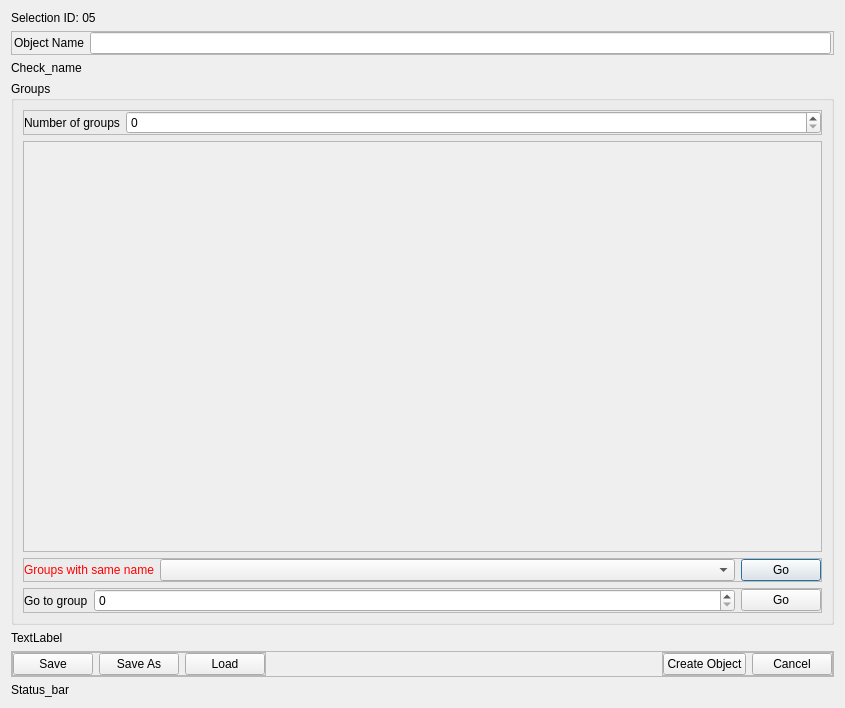
<?xml version="1.0" encoding="UTF-8"?>
<ui version="4.0">
 <class>Dialog</class>
 <widget class="QDialog" name="Dialog">
  <property name="geometry">
   <rect>
    <x>0</x>
    <y>0</y>
    <width>845</width>
    <height>708</height>
   </rect>
  </property>
  <property name="windowTitle">
   <string>Dialog</string>
  </property>
  <layout class="QVBoxLayout" name="verticalLayout">
   <item>
    <widget class="QLabel" name="label_14">
     <property name="text">
      <string>Selection ID: 05</string>
     </property>
    </widget>
   </item>
   <item>
    <widget class="QFrame" name="frame_21">
     <property name="sizePolicy">
      <sizepolicy hsizetype="Expanding" vsizetype="Preferred">
       <horstretch>0</horstretch>
       <verstretch>0</verstretch>
      </sizepolicy>
     </property>
     <property name="locale">
      <locale language="English" country="UnitedStates"/>
     </property>
     <property name="frameShape">
      <enum>QFrame::Shape::StyledPanel</enum>
     </property>
     <property name="frameShadow">
      <enum>QFrame::Shadow::Raised</enum>
     </property>
     <layout class="QHBoxLayout" name="horizontalLayout_20">
      <property name="leftMargin">
       <number>2</number>
      </property>
      <property name="topMargin">
       <number>0</number>
      </property>
      <property name="rightMargin">
       <number>2</number>
      </property>
      <property name="bottomMargin">
       <number>0</number>
      </property>
      <item>
       <widget class="QLabel" name="label_19">
        <property name="text">
         <string>Object Name</string>
        </property>
       </widget>
      </item>
      <item>
       <widget class="QLineEdit" name="lineEdit_6"/>
      </item>
     </layout>
    </widget>
   </item>
   <item>
    <widget class="QLabel" name="label_17">
     <property name="sizePolicy">
      <sizepolicy hsizetype="Expanding" vsizetype="Preferred">
       <horstretch>0</horstretch>
       <verstretch>0</verstretch>
      </sizepolicy>
     </property>
     <property name="text">
      <string>Check_name</string>
     </property>
     <property name="wordWrap">
      <bool>true</bool>
     </property>
    </widget>
   </item>
   <item>
    <widget class="QGroupBox" name="groupBox_3">
     <property name="sizePolicy">
      <sizepolicy hsizetype="Expanding" vsizetype="Expanding">
       <horstretch>0</horstretch>
       <verstretch>0</verstretch>
      </sizepolicy>
     </property>
     <property name="title">
      <string>Groups</string>
     </property>
     <layout class="QVBoxLayout" name="verticalLayout_2">
      <item>
       <widget class="QFrame" name="frame_17">
        <property name="frameShape">
         <enum>QFrame::Shape::StyledPanel</enum>
        </property>
        <property name="frameShadow">
         <enum>QFrame::Shadow::Raised</enum>
        </property>
        <layout class="QHBoxLayout" name="horizontalLayout_16" stretch="0,5">
         <property name="spacing">
          <number>6</number>
         </property>
         <property name="leftMargin">
          <number>0</number>
         </property>
         <property name="topMargin">
          <number>0</number>
         </property>
         <property name="rightMargin">
          <number>0</number>
         </property>
         <property name="bottomMargin">
          <number>0</number>
         </property>
         <item>
          <widget class="QLabel" name="label_15">
           <property name="text">
            <string>Number of groups</string>
           </property>
          </widget>
         </item>
         <item>
          <widget class="QSpinBox" name="spinBox_5"/>
         </item>
        </layout>
       </widget>
      </item>
      <item>
       <widget class="QScrollArea" name="scrollArea_2">
        <property name="widgetResizable">
         <bool>true</bool>
        </property>
        <widget class="QWidget" name="scrollAreaWidgetContents">
         <property name="geometry">
          <rect>
           <x>0</x>
           <y>0</y>
           <width>805</width>
           <height>404</height>
          </rect>
         </property>
         <layout class="QVBoxLayout" name="verticalLayout_3"/>
        </widget>
       </widget>
      </item>
      <item>
       <widget class="QFrame" name="frame_7">
        <property name="frameShape">
         <enum>QFrame::Shape::StyledPanel</enum>
        </property>
        <property name="frameShadow">
         <enum>QFrame::Shadow::Raised</enum>
        </property>
        <layout class="QHBoxLayout" name="horizontalLayout_7" stretch="0,6,0">
         <property name="leftMargin">
          <number>0</number>
         </property>
         <property name="topMargin">
          <number>0</number>
         </property>
         <property name="rightMargin">
          <number>0</number>
         </property>
         <property name="bottomMargin">
          <number>0</number>
         </property>
         <item>
          <widget class="QLabel" name="label_6">
           <property name="styleSheet">
            <string notr="true">color: red;</string>
           </property>
           <property name="text">
            <string>Groups with same name</string>
           </property>
          </widget>
         </item>
         <item>
          <widget class="QComboBox" name="comboBox"/>
         </item>
         <item>
          <widget class="QPushButton" name="pushButton_8">
           <property name="text">
            <string>Go</string>
           </property>
          </widget>
         </item>
        </layout>
       </widget>
      </item>
      <item alignment="Qt::AlignmentFlag::AlignBottom">
       <widget class="QFrame" name="frame_14">
        <property name="frameShape">
         <enum>QFrame::Shape::StyledPanel</enum>
        </property>
        <property name="frameShadow">
         <enum>QFrame::Shadow::Raised</enum>
        </property>
        <layout class="QHBoxLayout" name="horizontalLayout_13" stretch="0,7,0">
         <property name="leftMargin">
          <number>0</number>
         </property>
         <property name="topMargin">
          <number>0</number>
         </property>
         <property name="rightMargin">
          <number>0</number>
         </property>
         <property name="bottomMargin">
          <number>0</number>
         </property>
         <item>
          <widget class="QLabel" name="label_10">
           <property name="text">
            <string>Go to group</string>
           </property>
          </widget>
         </item>
         <item>
          <widget class="QSpinBox" name="spinBox_3"/>
         </item>
         <item>
          <widget class="QPushButton" name="pushButton_7">
           <property name="text">
            <string>Go</string>
           </property>
          </widget>
         </item>
        </layout>
       </widget>
      </item>
     </layout>
    </widget>
   </item>
   <item>
    <widget class="QLabel" name="label_2">
     <property name="text">
      <string>TextLabel</string>
     </property>
    </widget>
   </item>
   <item>
    <widget class="QFrame" name="frame_2">
     <property name="frameShape">
      <enum>QFrame::Shape::StyledPanel</enum>
     </property>
     <property name="frameShadow">
      <enum>QFrame::Shadow::Raised</enum>
     </property>
     <layout class="QHBoxLayout" name="horizontalLayout_2">
      <property name="leftMargin">
       <number>0</number>
      </property>
      <property name="topMargin">
       <number>0</number>
      </property>
      <property name="rightMargin">
       <number>0</number>
      </property>
      <property name="bottomMargin">
       <number>0</number>
      </property>
      <item alignment="Qt::AlignmentFlag::AlignLeft">
       <widget class="QFrame" name="frame_3">
        <property name="frameShape">
         <enum>QFrame::Shape::StyledPanel</enum>
        </property>
        <property name="frameShadow">
         <enum>QFrame::Shadow::Raised</enum>
        </property>
        <layout class="QHBoxLayout" name="horizontalLayout_3">
         <property name="leftMargin">
          <number>0</number>
         </property>
         <property name="topMargin">
          <number>0</number>
         </property>
         <property name="rightMargin">
          <number>0</number>
         </property>
         <property name="bottomMargin">
          <number>0</number>
         </property>
         <item>
          <widget class="QPushButton" name="pushButton_3">
           <property name="text">
            <string>Save</string>
           </property>
          </widget>
         </item>
         <item>
          <widget class="QPushButton" name="pushButton_4">
           <property name="text">
            <string>Save As</string>
           </property>
          </widget>
         </item>
         <item>
          <widget class="QPushButton" name="pushButton_6">
           <property name="text">
            <string>Load</string>
           </property>
          </widget>
         </item>
        </layout>
       </widget>
      </item>
      <item alignment="Qt::AlignmentFlag::AlignRight">
       <widget class="QFrame" name="frame">
        <property name="frameShape">
         <enum>QFrame::Shape::StyledPanel</enum>
        </property>
        <property name="frameShadow">
         <enum>QFrame::Shadow::Raised</enum>
        </property>
        <layout class="QHBoxLayout" name="horizontalLayout">
         <property name="leftMargin">
          <number>0</number>
         </property>
         <property name="topMargin">
          <number>0</number>
         </property>
         <property name="rightMargin">
          <number>0</number>
         </property>
         <property name="bottomMargin">
          <number>0</number>
         </property>
         <item>
          <widget class="QPushButton" name="pushButton">
           <property name="text">
            <string>Create Object</string>
           </property>
          </widget>
         </item>
         <item>
          <widget class="QPushButton" name="pushButton_2">
           <property name="text">
            <string>Cancel</string>
           </property>
          </widget>
         </item>
        </layout>
       </widget>
      </item>
     </layout>
    </widget>
   </item>
   <item>
    <widget class="QLabel" name="label">
     <property name="text">
      <string>Status_bar</string>
     </property>
    </widget>
   </item>
  </layout>
 </widget>
 <resources/>
 <connections/>
</ui>
